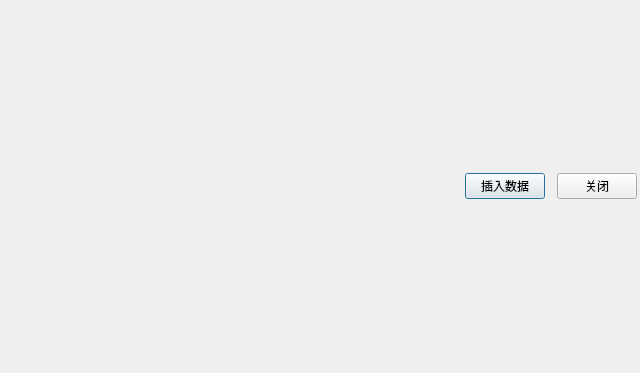
<?xml version="1.0" encoding="UTF-8"?>
<ui version="4.0">
 <class>QSttCmdWzdDataAddWidget</class>
 <widget class="QDialog" name="QSttCmdWzdDataAddWidget">
  <property name="windowModality">
   <enum>Qt::NonModal</enum>
  </property>
  <property name="geometry">
   <rect>
    <x>0</x>
    <y>0</y>
    <width>640</width>
    <height>373</height>
   </rect>
  </property>
  <property name="windowTitle">
   <string/>
  </property>
  <layout class="QVBoxLayout" name="verticalLayout_2">
   <property name="spacing">
    <number>0</number>
   </property>
   <property name="leftMargin">
    <number>0</number>
   </property>
   <property name="topMargin">
    <number>0</number>
   </property>
   <property name="rightMargin">
    <number>0</number>
   </property>
   <property name="bottomMargin">
    <number>0</number>
   </property>
   <item>
    <layout class="QVBoxLayout" name="verticalLayout">
     <item>
      <layout class="QGridLayout" name="gridLayout">
       <property name="sizeConstraint">
        <enum>QLayout::SetDefaultConstraint</enum>
       </property>
       <property name="leftMargin">
        <number>3</number>
       </property>
       <property name="topMargin">
        <number>3</number>
       </property>
       <property name="rightMargin">
        <number>3</number>
       </property>
       <property name="bottomMargin">
        <number>3</number>
       </property>
       <property name="horizontalSpacing">
        <number>12</number>
       </property>
       <property name="verticalSpacing">
        <number>6</number>
       </property>
       <item row="0" column="2">
        <widget class="QPushButton" name="m_btnInsertData">
         <property name="text">
          <string>插入数据</string>
         </property>
        </widget>
       </item>
       <item row="0" column="1">
        <spacer name="horizontalSpacer">
         <property name="orientation">
          <enum>Qt::Horizontal</enum>
         </property>
         <property name="sizeHint" stdset="0">
          <size>
           <width>40</width>
           <height>20</height>
          </size>
         </property>
        </spacer>
       </item>
       <item row="0" column="3">
        <widget class="QPushButton" name="m_btnClose">
         <property name="text">
          <string>关闭</string>
         </property>
        </widget>
       </item>
      </layout>
     </item>
    </layout>
   </item>
  </layout>
 </widget>
 <resources/>
 <connections/>
</ui>
